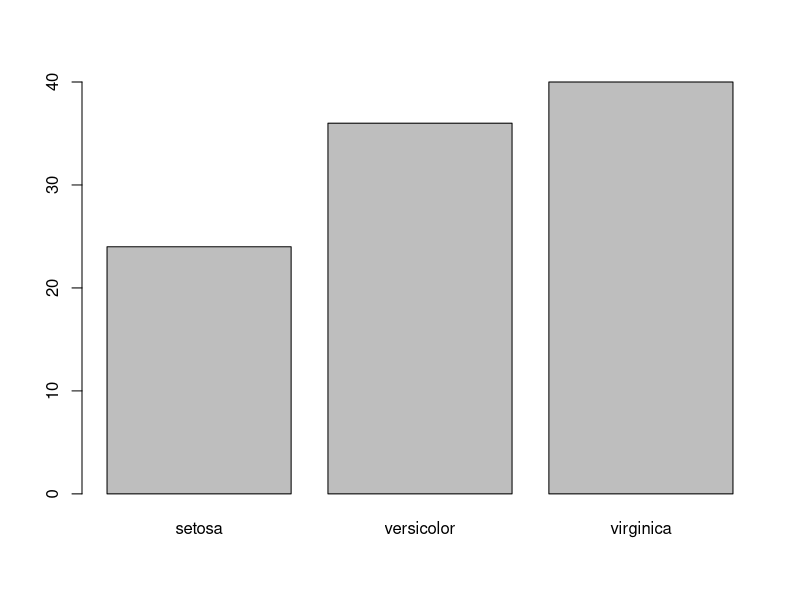
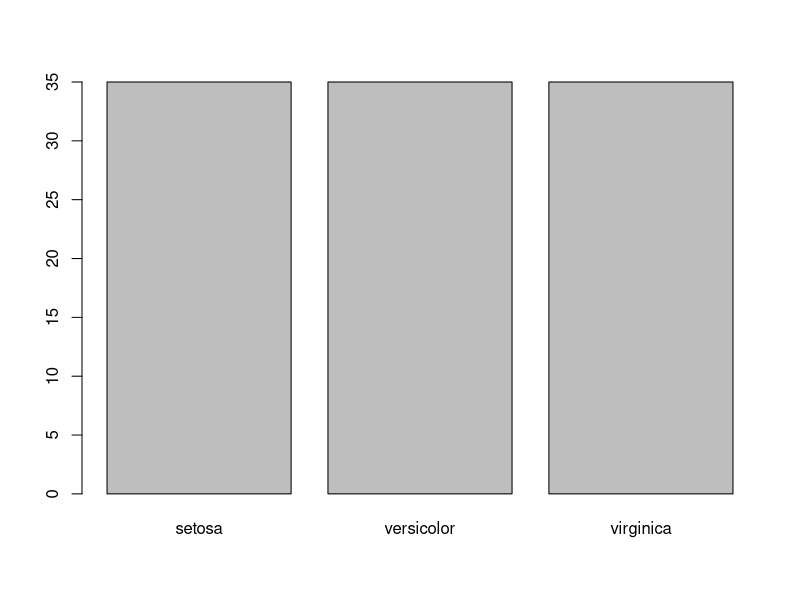
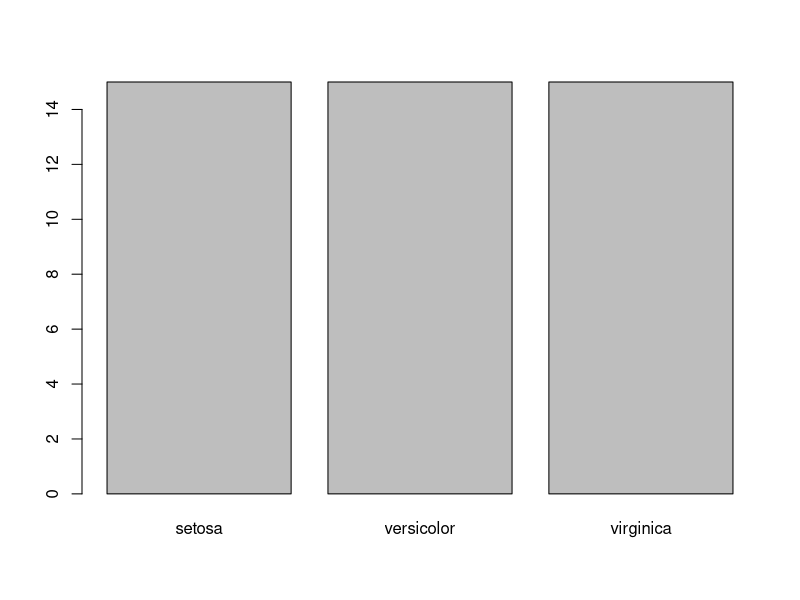

Recreate these plots in R, in order. (Note: this script raises an error after producing the figures.)
setwd("D:\\Programs\\R\\R_Sessions")

# A few common steps in data model building are;
# 
# Pre-processing the predictor data (predictor - independent variable's)
# Estimating the model parameters
# Selecting the predictors for the model
# Evaluating the model performance
# Fine tuning the class prediction rules

# clear the workspace
rm(list=ls())
# ensure the process is reproducible
set.seed(2)

# Manual Sampleing
library(caret)
data("iris")
dim(iris)

iris[sample(nrow(iris),100),]

# Sampleing based on Probability

prb <- ifelse(iris$Species =="setosa",0.25, 0.75)
smpl<- iris[sample(nrow(iris),100, prob = prb),]
table(smpl$Species)
plot(smpl$Species)

# Random Sampleing CreateDataPartation 
library(caret)
train.rows<- createDataPartition(y=iris$Species, p=0.7, list = FALSE)
train.data<- iris[train.rows,] # 70% data goes in here
test.data<- iris[-train.rows,] # 30% data goes in here

table(test.data$Species)
table(train.data$Species)

plot(train.data$Species)
plot(test.data$Species)

sapply(training.data.raw,function(x) sum(is.na(x)))
sapply(training.data.raw, function(x) length(unique(x)))
